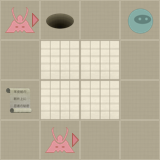

Below is a game level as drawn by its tile map, then a one-line description and the .tmx that defines it (tile-layer data replaced by summaries):
An orthogonal 4x4 tile map with 40x40 px tiles, 2 tile layers (Level, Actors).

<map version="1.0" orientation="orthogonal" width="4" height="4" tilewidth="40" tileheight="40">
 <properties>
  <property name="moves" value="6" />
 </properties>
 <tileset firstgid="1" name="tiles" tilewidth="40" tileheight="40" spacing="2" margin="2">
  <image source="tiles.png" width="256" height="256" />
  <tile id="0">
   <properties>
    <property name="actor" value="exit" />
   </properties>
  </tile>
  <tile id="2">
   <properties>
    <property name="actor" value="guard" />
    <property name="direction" value="down" />
   </properties>
  </tile>
  <tile id="3">
   <properties>
    <property name="actor" value="guard" />
    <property name="direction" value="left" />
   </properties>
  </tile>
  <tile id="4">
   <properties>
    <property name="actor" value="guard" />
    <property name="direction" value="right" />
   </properties>
  </tile>
  <tile id="5">
   <properties>
    <property name="actor" value="guard" />
    <property name="direction" value="up" />
   </properties>
  </tile>
  <tile id="7">
   <properties>
    <property name="actor" value="player" />
   </properties>
  </tile>
  <tile id="8">
   <properties>
    <property name="actor" value="scroll" />
   </properties>
  </tile>
  <tile id="9">
   <properties>
    <property name="wall" value="1" />
   </properties>
  </tile>
 </tileset>
 <layer name="Level" width="4" height="4">
  <data>[16 cells, 16 non-empty, 2 distinct tile ids]</data>
 </layer>
 <layer name="Actors" width="4" height="4">
  <data>[16 cells, 5 non-empty, 4 distinct tile ids]</data>
 </layer>
</map>
